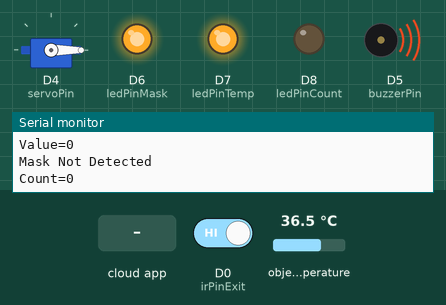
Bench run of a sketch on a simulated ESP8266 (NodeMCU). On the bench: servo, output pins drawn as LEDs (lit = HIGH), buzzer (waves = sounding, pin HIGH), the last lines printed to the serial monitor. Inputs (shaded band) come from the test bench; at power-on: D0 (irPinExit) HIGH, object temperature 36.5 °C. WiFi joins after 1.5 s; servers stay silent unless stated; the Firebase database answers and starts empty.

Above: at 3.7 s.
3.8 s: the phone or cloud app sets test to 1
At 5.0 s:
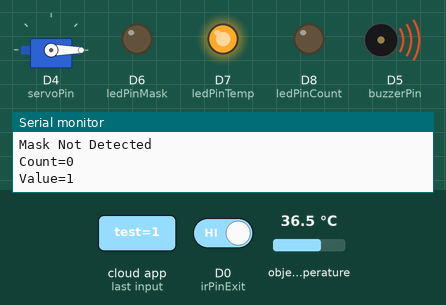
At 7.3 s:
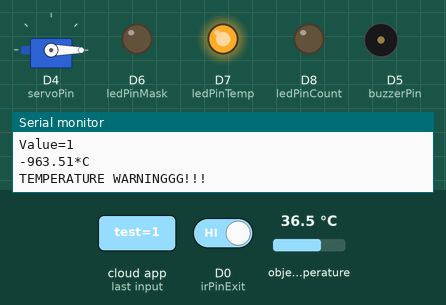
8.4 s: the phone or cloud app sets test to 0
At 8.9 s:
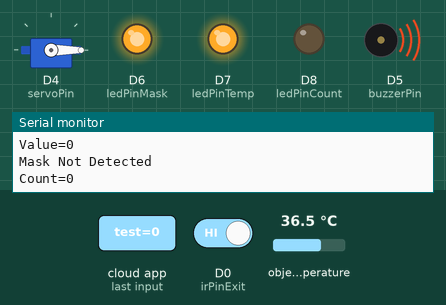
Timing chart, 0 to 11.4 s (numbered marks = the images above; inputs shaded):
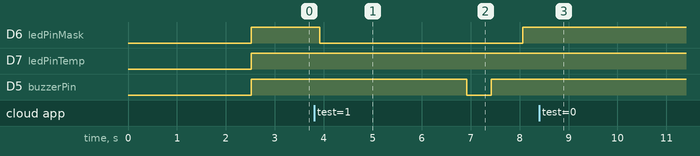

The sketch:

myiot.ino
```cpp
#include<ESP8266WiFi.h>
#include<FirebaseESP8266.h>
#include<Servo.h>
#include <Adafruit_MLX90614.h>

#define FIREBASE_HOST "smartdoor-da7d1-default-rtdb.firebaseio.com"
#define FIREBASE_AUTH "yYg9ICEddFCDYGb20F0ovp1WKX8oCFXFiYOuyHiy"
#define WIFI_SSID "Nodemcu"
#define WIFI_PASSWORD "smartdoor"

//Firebase
FirebaseData firebaseData;

//Buzzer
int buzzerPin=D5;
//#define buzzerPin D5

//servo
Servo myservo;
#define servoPin D4

//temperature sensor
Adafruit_MLX90614 mlx = Adafruit_MLX90614();
double temp;

//IR sensor
#define irPinEntry D3
#define irPinExit D0

//LED
#define ledPinMask D6
#define ledPinTemp D7
#define ledPinCount D8

// count of total number of people inside
int count=0;
int totalLimit=10;

void setup() {
  // put your setup code here, to run once:
  Serial.begin(9600);
  Serial.setTimeout(2000);

  // Wait for serial to initialize.
  while(!Serial) { }

  Serial.println("Device Started");
  Serial.println("-------------------------------------");
  WiFi.begin(WIFI_SSID, WIFI_PASSWORD);
  Serial.print("Connecting to ");
  Serial.print(WIFI_SSID);
  while (WiFi.status() != WL_CONNECTED) {
    Serial.print(".");
    delay(500);
  }
  Serial.begin(9600);
  Serial.println();
  Serial.print("Connected");
  Serial.print("IP Address: ");
  Serial.println(WiFi.localIP());    //prints local IP address
  Firebase.begin(FIREBASE_HOST, FIREBASE_AUTH);

  if (!mlx.begin()) {
    Serial.println("Error connecting to MLX sensor. Check wiring.");
    while (1);
  };
  Serial.println("Temperature Sensor Activated");

  myservo.attach(servoPin); //initialize digital pin for Servo Motor
  myservo.write(0);         //set position to 0 degrees
  delay(1000);

  pinMode(irPinEntry, INPUT); // initialize digital pin as an input for IR sensor at entry
  pinMode(irPinExit, INPUT); // initialize digital pin as an input for IR sensor at exit

  pinMode(ledPinMask, OUTPUT); //for LED as output for Mask
  pinMode(ledPinTemp, OUTPUT); //for LED as output for Temperature
  pinMode(ledPinCount, OUTPUT); //for LED as output for Total Count

  pinMode(buzzerPin,OUTPUT); //buzzer initialization
  Serial.println("buzzer initialization.. done");

  digitalWrite(ledPinCount,LOW); //turn count LED off
}

void loop() {
  // put your main code here, to run repeatedly:
  //if person exits
  if(digitalRead(irPinExit)==0){
    count--;
    Serial.print("Count="); Serial.println(count);
    Firebase.setInt(firebaseData,"/Person Count", count);
  }
  //if total limit reached
  if(count>=totalLimit){
    Serial.println("Total Limit Reached");
    digitalWrite(ledPinCount,HIGH); //turn count LED on
    delay(200);
  }
  digitalWrite(ledPinMask,HIGH); //turn Mask LED on
  digitalWrite(ledPinTemp,HIGH); //turn temperature LED on
  digitalWrite(ledPinCount,LOW); //turn count LED off
  digitalWrite (buzzerPin, HIGH);  //turn buzzer off
  delay(200);
  //detect mask
  if(count<totalLimit){
    if(Firebase.getInt(firebaseData, "/test")){   //gets the status of Mask Detection
   if(firebaseData.dataType()=="int"){
      Serial.print("Value=");
      int val = firebaseData.intData();
      Serial.println(val);
      //if mask detected
      if(val==1){
        digitalWrite(ledPinMask,LOW); //turn LED off
        delay(3000);
        temp = mlx.readObjectTempC();
        temp=temp-1000.00;
        Serial.print(temp); Serial.println("*C");
        //Firebase.setInt(firebaseData,"/Temperature", temp);
        //if temperature detected
        if (temp<38.00 && temp>=37.00)
        {
          digitalWrite(ledPinTemp,LOW); //turn LED off
          Serial.println("NORMAL TEMPERATURE");
          myservo.write(180);
          delay(1000);
          while(digitalRead(irPinEntry)){
            Serial.println("Waiting for Person to Pass");
          }
          count++;
          myservo.write(0); //set position to 0 degrees
          Serial.println("Count Increased by 1");
          Firebase.setInt(firebaseData,"/Person Count", count);
          Firebase.setInt(firebaseData,"/test", 0);
        }
        else{
            //if temperature not normal
            Serial.println("TEMPERATURE WARNINGGG!!!");
            //turn on Buzzer
            digitalWrite (buzzerPin, LOW);  //turn buzzer off
            delay(500);
            digitalWrite (buzzerPin, HIGH); //turn buzzer on
            delay(500);
        }
        Firebase.setInt(firebaseData,"/Temperature", temp);
      }
      else{
          //if mask not detected
          Serial.println("Mask Not Detected");
          //turn on Buzzer
          //digitalWrite (buzzerPin, LOW);  //turn buzzer off
          //delay(500);
          //digitalWrite (buzzerPin, HIGH); //turn buzzer on
          //delay(500);
      }
    }
  }
  else{
    Serial.println("No Status at the Server End");
  }
  }
  Serial.print("Count="); Serial.println(count);
}
```

Measured:
- after the input at 3.8 s, D6 (ledPinMask): HIGH → LOW after 0.12 s, → HIGH 4.2 s later; D5 (buzzerPin): HIGH → LOW after 3.1 s, → HIGH 0.50 s later
- after the input at 8.4 s, D6 (ledPinMask): stays HIGH (without the input it goes to LOW after 0.02 s); D5 (buzzerPin): stays HIGH (without the input it goes to LOW after 3.0 s)
